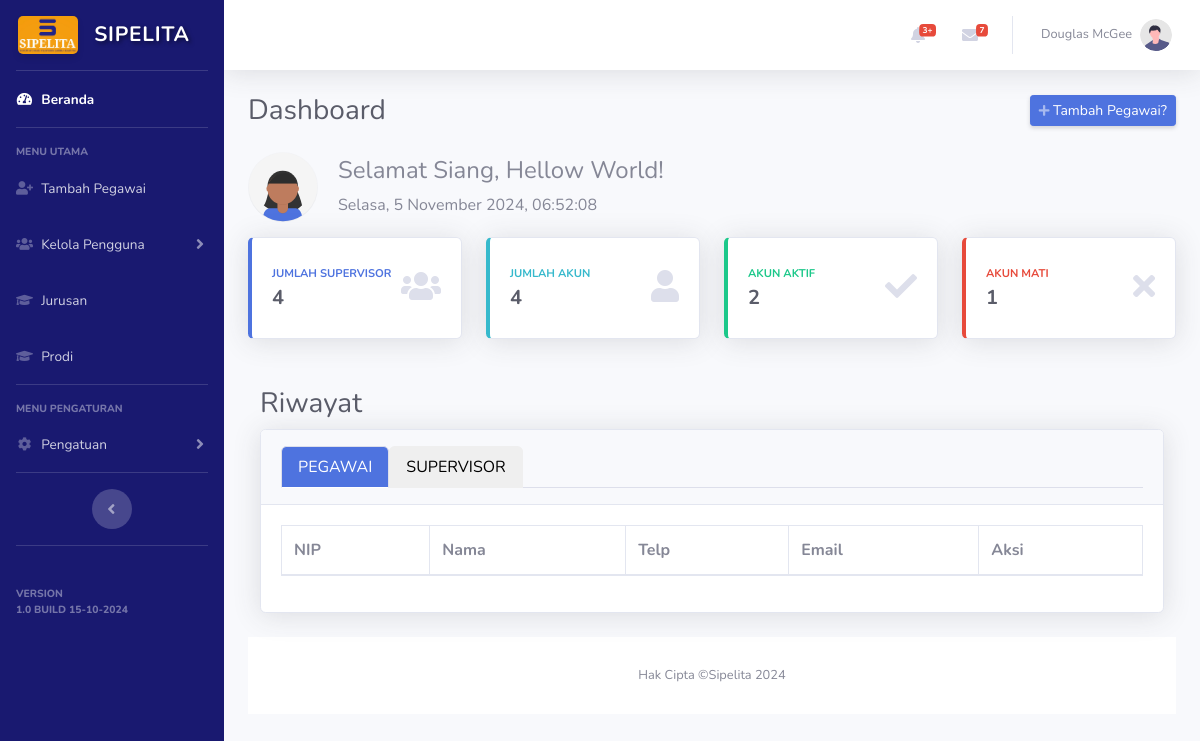
Page /admin/index.php on the earlier database version.
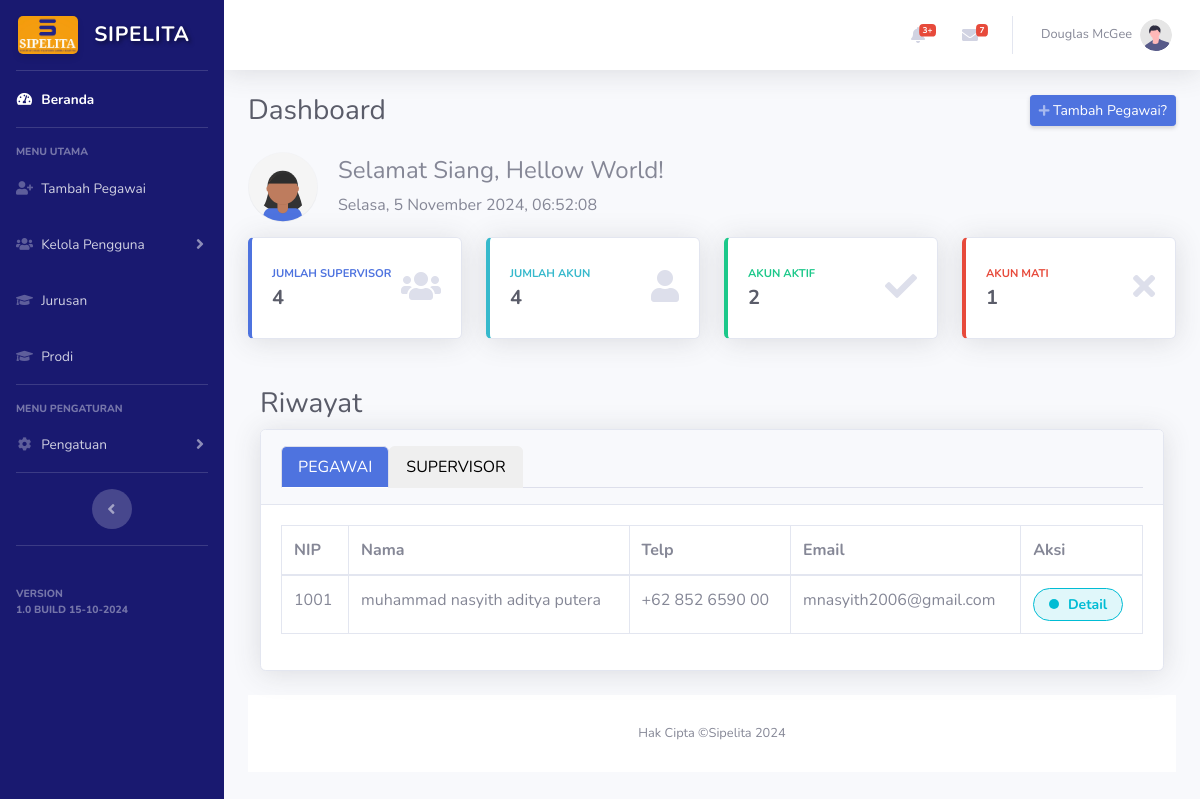
Same page on the later database version.
### tables this page shows
CREATE TABLE `pegawai` (
  `id_pegawai` int(11) NOT NULL,
  `id_user` int(11) NOT NULL,
  `nip` int(11) NOT NULL,
  `nama` varchar(255) NOT NULL,
  `alamat` varchar(255) NOT NULL,
  `telp` varchar(15) NOT NULL,
  `email` varchar(100) NOT NULL,
  `foto_profil` varchar(255) NOT NULL
);

### admin/function.php (called while the page is built, shortened)
<?php
include '../koneksi.php';
function get_pegawai() {
    global $koneksi;
    $sql = mysqli_query($koneksi,
            "SELECT user.*, pegawai.*
            FROM user
            JOIN pegawai ON user.id_user = pegawai.id_user
            WHERE user.role = 'pegawai'"
    );
    if (mysqli_num_rows($sql) > 0) {
        return mysqli_fetch_all($sql, MYSQLI_ASSOC);
    } else {
        return [];
    }
}
?>

### admin/index.php (the view, shortened to what the rows shown need)
<?php
include '../koneksi.php';
include 'function.php';
$get_pegawai = get_pegawai();
?>
<!DOCTYPE html>
<html lang="en">
<head>
    <link href="../vendor/fontawesome-free/css/all.min.css" rel="stylesheet" type="text/css">
    <link href="../css/sb-admin-2.minn.css" rel="stylesheet">
    <link href="../css/admin/index-admin.css" rel="stylesheet">
    <link href="../vendor/datatables/dataTables.bootstrap4.min.css" rel="stylesheet">
</head>
<body id="page-top">
    <div id="wrapper">
        <div id="content-wrapper" class="d-flex flex-column">
            <div id="content">
                <div class="container-fluid">
                    <div class="d-sm-flex align-items-center justify-content-between mb-4">
                        <h1 class="h3 mb-0 text-gray-800">Dashboard</h1>
                    </div>
                    <div class="row">
                        <div class="container-fluid">
                            <h1 class="h3 mt-4 mb-2 text-gray-800">Riwayat</h1>
                            <div class="card shadow mb-4">
                                <div class="card-body">
                                    <div class="tab-content" id="myTabContent">
                                        <div class="tab-pane fade show active" id="pengajuan" role="tabpanel"
                                            aria-labelledby="pengajuan-tab">
                                            <div class="table-responsive">
                                                <table class="table table-bordered" id="pengajuanTable" width="100%"
                                                    cellspacing="0">
                                                    <thead>
                                                        <tr>
                                                            <th>NIP</th>
                                                            <th>Nama</th>
                                                            <th>Telp</th>
                                                            <th>Email</th>
                                                            <th>Aksi</th>
                                                        </tr>
                                                    </thead>
                                                    <tbody>
                                                        <?php foreach ($get_pegawai as $data) { ?>
                                                        <tr>
                                                            <td><?= $data['nip'] ?></td>
                                                            <td><?= $data['nama'] ?></td>
                                                            <td><?= $data['telp'] ?></td>
                                                            <td><?= $data['email'] ?></td>
                                                            <td>
                                                                <a
                                                                    href="view_profile.php?id_user=<?=$data['id_user']?>"><span
                                                                        class="status-button detail">
                                                                        <span class="dot"></span>
                                                                        Detail
                                                                    </span>
                                                                </a>
                                                            </td>
                                                        </tr>
                                                        <?php } ?>
                                                    </tbody>
                                                </table>
                                            </div>
                                        </div>
                                    </div>
                                </div>
                            </div>
                        </div>
                    </div>
                </div>
            </div>
</body>
</html>

Differences in the rows shown:
added pegawai: nip "1001", nama "muhammad nasyith aditya putera", telp "+62 852 6590 00", email "mnasyith2006@gmail.com"
